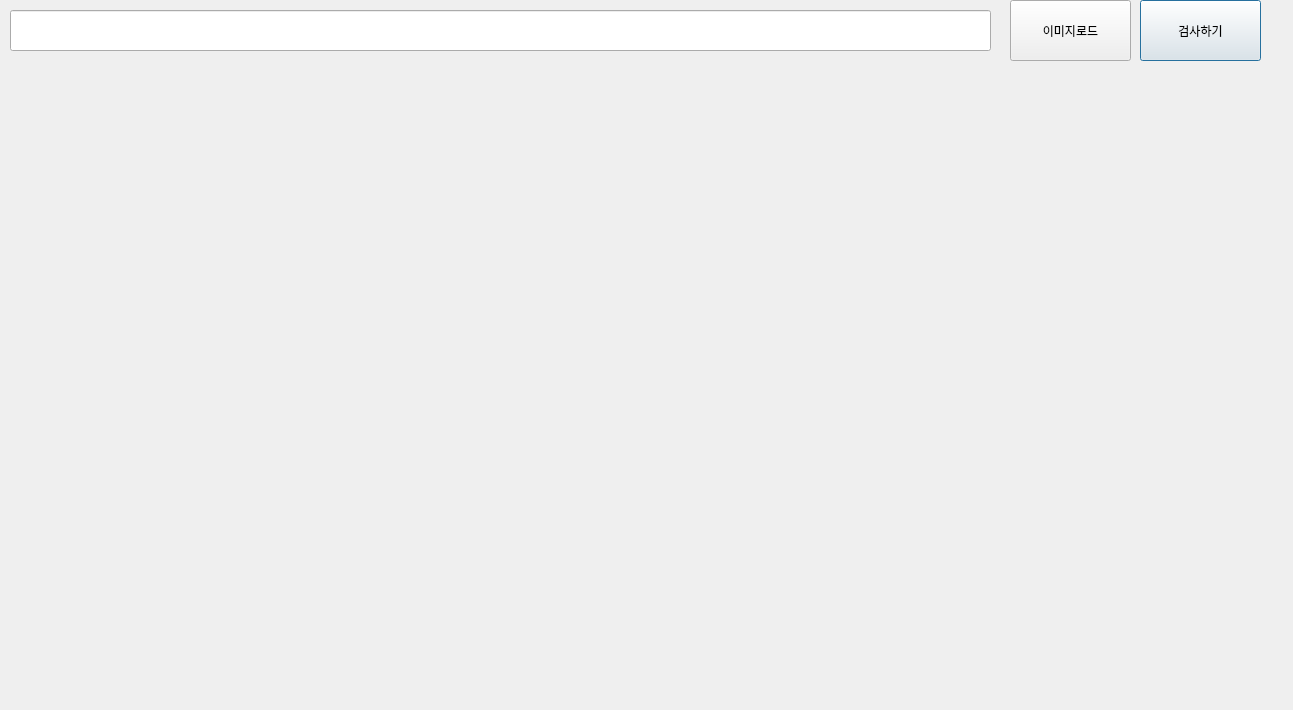
<?xml version="1.0" encoding="UTF-8"?>
<ui version="4.0">
 <class>Dialog</class>
 <widget class="QDialog" name="Dialog">
  <property name="geometry">
   <rect>
    <x>0</x>
    <y>0</y>
    <width>1293</width>
    <height>710</height>
   </rect>
  </property>
  <property name="windowTitle">
   <string>Dialog</string>
  </property>
  <widget class="QLabel" name="photo">
   <property name="geometry">
    <rect>
     <x>20</x>
     <y>120</y>
     <width>600</width>
     <height>450</height>
    </rect>
   </property>
   <property name="text">
    <string/>
   </property>
   <property name="pixmap">
    <pixmap>images/pawns.jpg</pixmap>
   </property>
   <property name="scaledContents">
    <bool>true</bool>
   </property>
  </widget>
  <widget class="QPushButton" name="procRun">
   <property name="geometry">
    <rect>
     <x>1140</x>
     <y>0</y>
     <width>121</width>
     <height>61</height>
    </rect>
   </property>
   <property name="text">
    <string>검사하기</string>
   </property>
  </widget>
  <widget class="QPushButton" name="loadBtn">
   <property name="geometry">
    <rect>
     <x>1010</x>
     <y>0</y>
     <width>121</width>
     <height>61</height>
    </rect>
   </property>
   <property name="text">
    <string>이미지로드</string>
   </property>
  </widget>
  <widget class="QLabel" name="result">
   <property name="geometry">
    <rect>
     <x>660</x>
     <y>120</y>
     <width>600</width>
     <height>450</height>
    </rect>
   </property>
   <property name="text">
    <string/>
   </property>
  </widget>
  <widget class="QLineEdit" name="fnameEdit">
   <property name="geometry">
    <rect>
     <x>10</x>
     <y>10</y>
     <width>981</width>
     <height>41</height>
    </rect>
   </property>
  </widget>
 </widget>
 <resources/>
 <connections/>
</ui>
